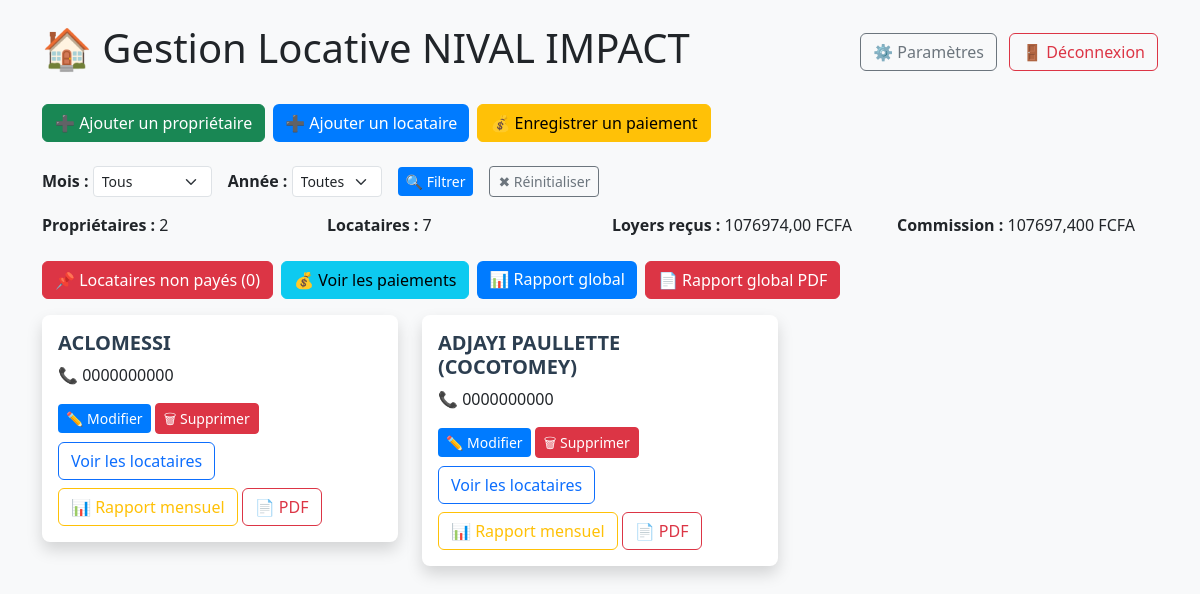
The app's page / (signed in) with its own data.
### core/models.py (models this page shows)
class Proprietaire(models.Model):
    nom = models.CharField(max_length=100)
    numero = models.CharField(max_length=20, default="0000000000")
    def __str__(self):
        return self.nom

### core/views.py (the view)
# urls.py: path("", views.accueil, name="accueil"),
@admin_required
def accueil(request):
    mois = request.GET.get("mois")
    annee = request.GET.get("annee")
    proprietaires = Proprietaire.objects.all().order_by('nom')
    locataires = Locataire.objects.all().order_by('nom')
    paiements = Paiement.objects.all()
    if mois and mois.isdigit():
        paiements = paiements.filter(mois_concerne=int(mois))
    if annee and annee.isdigit():
        paiements = paiements.filter(annee=int(annee))
    paiements_list = list(paiements)
    total_loyers = sum([l.loyer_mensuel for l in locataires]) or Decimal('0')
    total_recu = sum([p.montant for p in paiements_list]) or Decimal('0')
    commission = total_recu * Decimal('0.1')
    locataires_non_payes = []
    for proprietaire in proprietaires:
        for locataire in proprietaire.locataires.all():
            if not any(p.locataire_id == locataire.id for p in paiements_list):
                locataires_non_payes.append({
                    "proprietaire": proprietaire,
                    "locataire": locataire,
                })
    loyers_dict = {str(l.id): float(l.loyer_mensuel) for l in locataires}
    context = {
        "proprietaires": proprietaires,
        "locataires": locataires,
        "locataires_count": locataires.count(),
        "proprietaires_count": proprietaires.count(),
        "total_loyers": total_loyers,
        "total_recu": total_recu,
        "commission": commission,
        "mois": mois,
        "annee": annee,
        "mois_list": range(1, 13),
        "annee_list": [2024, 2025, 2026],
        "locataires_non_payes": locataires_non_payes,
        "non_payes_count": len(locataires_non_payes),
        "proprietaire_form": ProprietaireForm(),
        "locataire_form": LocataireForm(),
        "paiement_form": PaiementForm(),
        "loyers_dict": loyers_dict,
    }
    return render(request, "core/accueil.html", context)

### core/forms.py
class ProprietaireForm(forms.ModelForm):
    class Meta:
        model = Proprietaire
        fields = ["nom", "numero"]
        widgets = {
            "nom": forms.TextInput(attrs={
                "class": "form-control",
                "placeholder": "Nom du propriétaire"
            }),
            "numero": forms.TextInput(attrs={
                "class": "form-control",
                "placeholder": "Numéro de téléphone"
            }),
        }

class LocataireForm(forms.ModelForm):
    class Meta:
        model = Locataire
        fields = ["nom", "numero", "loyer_mensuel", "proprietaire"]
        widgets = {
            "nom": forms.TextInput(attrs={
                "class": "form-control",
                "placeholder": "Nom du locataire"
            }),
            "numero": forms.TextInput(attrs={
                "class": "form-control",
                "placeholder": "Numéro de téléphone"
            }),
            "loyer_mensuel": forms.NumberInput(attrs={
                "class": "form-control",
                "placeholder": "Loyer mensuel",
                "step": "0.01"
            }),
            "proprietaire": forms.Select(attrs={
                "class": "form-select"
            }),
        }

### core/views.py (called while the page is built)
def admin_required(view_func):
    @wraps(view_func)
    def wrapper(request, *args, **kwargs):
        if not request.session.get('admin_connecte'):
            return redirect('login')
        return view_func(request, *args, **kwargs)
    return wrapper

### core/templates/core/accueil.html (shortened to what this page needs)
{% load static %}
<!DOCTYPE html>
<html lang="fr">
<head>
    <link rel="stylesheet" href="https://cdn.jsdelivr.net/npm/bootstrap@5.3.2/dist/css/bootstrap.min.css">
    <link rel="stylesheet" href="{% static 'css/style.css' %}">
</head>
<body class="container mt-4 bg-light">
    <div class="d-flex justify-content-between align-items-center mb-4">
        <h1>🏠 Gestion Locative NIVAL IMPACT</h1>
        <div>
            <a href="{% url 'parametres' %}" class="btn btn-outline-secondary me-2">⚙️ Paramètres</a>
            <form method="post" action="{% url 'logout' %}" style="display:inline">
                <button type="submit" class="btn btn-outline-danger">🚪 Déconnexion</button>
            </form>
        </div>
    </div>
    <div class="mb-4 d-flex flex-wrap gap-2">
        <button class="btn btn-success" data-bs-toggle="modal" data-bs-target="#modalProprietaire">➕ Ajouter un propriétaire</button>
        <button class="btn btn-primary" data-bs-toggle="modal" data-bs-target="#modalLocataire">➕ Ajouter un locataire</button>
        <button class="btn btn-warning" data-bs-toggle="modal" data-bs-target="#modalPaiement">💰 Enregistrer un paiement</button>
    </div>
    <form method="get" class="d-flex align-items-center gap-3 flex-wrap mb-3">
        <div>
            <label class="form-label mb-0 fw-semibold">Mois :</label>
            <select name="mois" class="form-select form-select-sm w-auto d-inline-block">
                <option value="">Tous</option>
            </select>
        </div>
        <div>
            <label class="form-label mb-0 fw-semibold">Année :</label>
            <select name="annee" class="form-select form-select-sm w-auto d-inline-block">
                <option value="">Toutes</option>
            </select>
        </div>
        <button type="submit" class="btn btn-primary btn-sm">🔍 Filtrer</button>
        <a href="{% url 'accueil' %}" class="btn btn-outline-secondary btn-sm">✖ Réinitialiser</a>
    </form>
    <div class="row mb-4">
        <div class="col-md-3"><strong>Propriétaires :</strong> {{ proprietaires_count }}</div>
        <div class="col-md-3"><strong>Locataires :</strong> {{ locataires_count }}</div>
        <div class="col-md-3"><strong>Loyers reçus :</strong> {{ total_recu }} FCFA</div>
        <div class="col-md-3"><strong>Commission :</strong> {{ commission }} FCFA</div>
    </div>
    <div class="mb-3 d-flex flex-wrap gap-2">
        <button class="btn btn-danger" type="button" data-bs-toggle="collapse" data-bs-target="#nonPayesList">
            📌 Locataires non payés ({{ non_payes_count }})
        </button>
        <a href="{% url 'liste_paiements' %}" class="btn btn-info">💰 Voir les paiements</a>
        <a href="{% url 'rapport_global' %}" class="btn btn-primary">📊 Rapport global</a>
        <a href="{% url 'rapport_global_pdf' %}" class="btn btn-danger">📄 Rapport global PDF</a>
    </div>
    <div class="row mt-2">
        {% for proprietaire in proprietaires %}
        <div class="col-md-4 mb-3">
            <div class="card shadow">
                <div class="card-body">
                    <h5 class="card-title">{{ proprietaire.nom }}</h5>
                    <p class="card-text">📞 {{ proprietaire.numero }}</p>
                    <button class="btn btn-sm btn-primary"
                        data-bs-toggle="modal" data-bs-target="#modalModifierProprietaire"
                        data-id="{{ proprietaire.id }}"
                        data-nom="{{ proprietaire.nom }}"
                        data-numero="{{ proprietaire.numero }}">✏️ Modifier</button>
                    <button class="btn btn-sm btn-danger"
                        data-bs-toggle="modal" data-bs-target="#modalSupprimerProprietaire"
                        data-id="{{ proprietaire.id }}"
                        data-nom="{{ proprietaire.nom }}">🗑 Supprimer</button>
                    <button class="btn btn-outline-primary mt-2" type="button"
                        data-bs-toggle="collapse" data-bs-target="#locataires{{ proprietaire.id }}">
                        Voir les locataires
                    </button>
                    <a href="{% url 'rapport_proprietaire' proprietaire.id %}" class="btn btn-outline-warning mt-2">📊 Rapport mensuel</a>
                    <a href="{% url 'rapport_proprietaire_pdf' proprietaire.id %}" class="btn btn-outline-danger mt-2">📄 PDF</a>
                </div>
            </div>
        </div>
        {% endfor %}
    </div>
</body>
</html>

### locative_app/static/css/style.css (style rules this page uses)
body { background-color: #f8f9fa; font-family: 'Segoe UI', sans-serif; }
.card { border: none; border-radius: 8px; box-shadow: 0 2px 6px rgba(0,0,0,0.1); }
.card-title { font-weight: bold; color: #2c3e50; }
.btn-primary { background-color: #007bff; border: none; }

### records on screen
Proprietaire: nom "ACLOMESSI", numero "0000000000"
Proprietaire: nom "ADJAYI PAULLETTE (COCOTOMEY)", numero "0000000000"

### other values on screen
{{ proprietaires_count }} "2"
{{ locataires_count }} "7"
{{ total_recu }} "1076974,00"
{{ commission }} "107697,400"
{{ non_payes_count }} "0"
